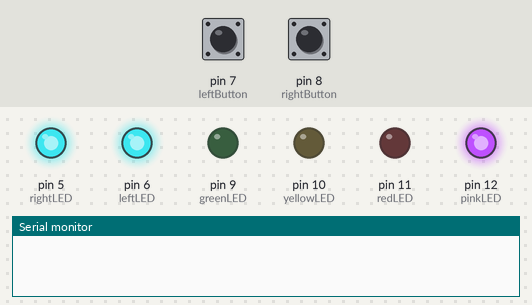
A sketch run on a simulated Arduino Uno, built with avr-gcc and run on an emulated ATmega328P. Parts: output pins drawn as LEDs (lit = HIGH), the last lines printed to the serial monitor. Inputs (shaded band) come from the test bench; at power-on: pin 7 (leftButton) HIGH, pin 8 (rightButton) HIGH. Random numbers use the default seed unless the sketch sets one.

Above: at 7.6 s.
7.7 s: pin 7 (leftButton) pulled LOW for 0.2 s
At 9.1 s:
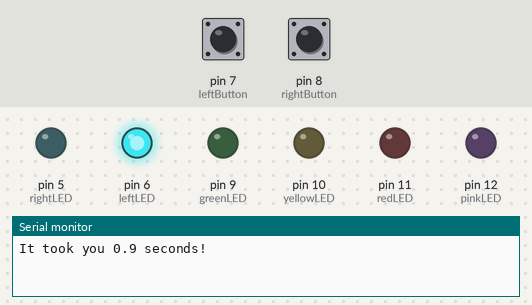
At 14.1 s:
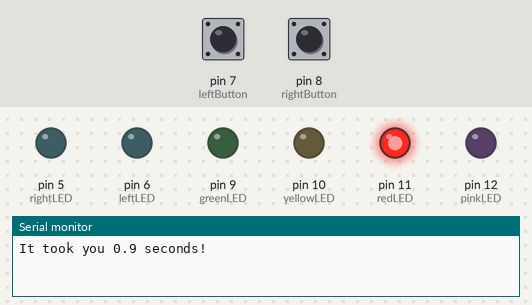
Timing chart, 0 to 18.4 s (numbered marks = the images above; inputs shaded):
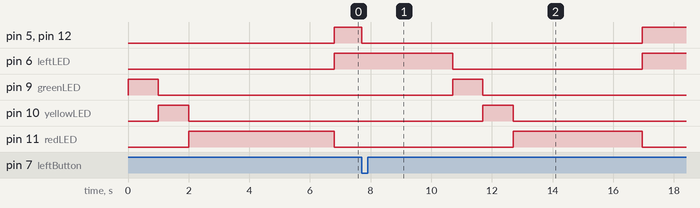

Measured:
- after the input at 7.7 s, pin 5 (rightLED), pin 12 (pinkLED): HIGH → LOW at once, → HIGH 9.2 s later; pin 6 (leftLED): HIGH → LOW after 3.0 s, → HIGH 6.2 s later; pin 9 (greenLED): LOW → HIGH after 3.0 s, → LOW 1.0 s later; pin 10 (yellowLED): LOW → HIGH after 4.0 s, → LOW 1.0 s later; pin 11 (redLED): LOW → HIGH after 5.0 s, → LOW 4.2 s later

The sketch:

reaction_game.ino
```cpp
const int rightButton = 8;
const int leftButton = 7;
const int pinkLED = 12;
const int redLED = 11;
const int yellowLED = 10;
const int greenLED = 9;
const int leftLED = 6;
const int rightLED = 5;

/*
Premise:  Two players compete against each other to test their
reaction speed times. The lights will count down from green, to
yellow, to red, and finally purple (after a randomized interval).
Both cyan lights on the player's respective sides will also light,
and the first player to click their button wins the match. New games
automatically start 3 seconds following the previous one.

Wire color-coding:
- Black --> Ground
- Orange --> Player LEDs
- Blue --> Button input
- Green --> Countdow LEDs
*/

void setup() {
  pinMode(rightButton, INPUT_PULLUP);
  pinMode(leftButton, INPUT_PULLUP);

// using input pullup, default value for buttons is 1, pressed is 0

  pinMode(pinkLED, OUTPUT);
  pinMode(redLED, OUTPUT);
  pinMode(yellowLED, OUTPUT);
  pinMode(greenLED, OUTPUT);
  pinMode(leftLED, OUTPUT);
  pinMode(rightLED, OUTPUT);
  Serial.begin(9600);
}

void loop() {
  digitalWrite(greenLED, HIGH);
  delay(1000);
  digitalWrite(greenLED, LOW);
  digitalWrite(yellowLED, HIGH);
  delay(1000);
  digitalWrite(yellowLED, LOW);
  digitalWrite(redLED, HIGH);
  delay(random(3000, 6000));
  digitalWrite(redLED, LOW);
  unsigned long timeSinceStart = millis();
  digitalWrite(pinkLED, HIGH);
  digitalWrite(leftLED, HIGH);
  digitalWrite(rightLED, HIGH);
  while ((digitalRead(leftButton) == 1) && (digitalRead(rightButton) == 1)){}
  float secondsPassed = (millis() - timeSinceStart) / 1000.0;
  if (digitalRead(leftButton) == 0) {
    digitalWrite(rightLED, LOW);
  }
    else if (digitalRead(rightButton) == 0) {
      digitalWrite(leftLED, LOW);
    }
  Serial.println("It took you " + String(secondsPassed, 1) + " seconds!");
  digitalWrite(pinkLED, LOW);
  delay(3000);
  digitalWrite(leftLED, LOW);
  digitalWrite(rightLED, LOW);
}
```
